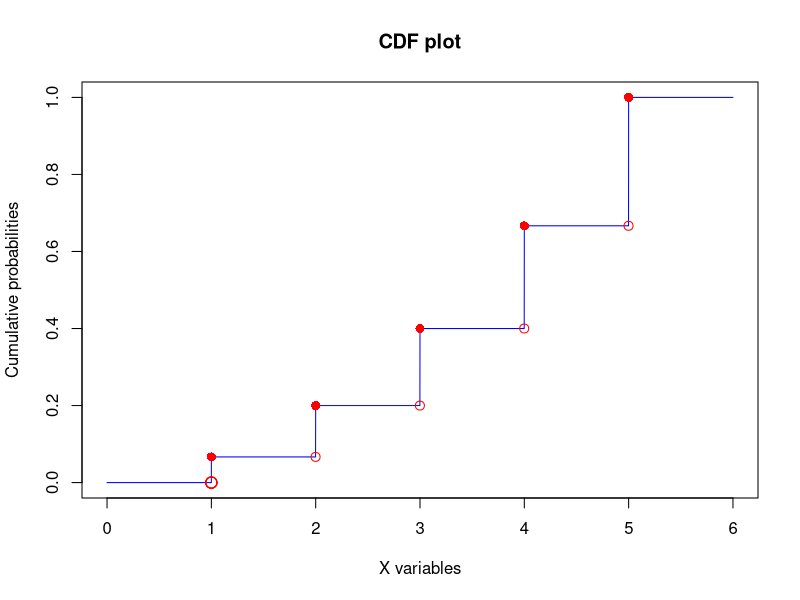

The R source for this figure:
## ---- chunk 1
knitr::opts_chunk$set(echo = TRUE)
## ---- chunk 2

cdf_function_num4 <- function(xrange, coef){
  low <- c(min(xrange)-1)
  upper <- c(max(xrange)+1)
  xrange_ext <- as.data.frame( c(low, xrange, upper) )
  # empty data frame
  table <- data.frame(matrix(nrow = dim(xrange_ext)[1]*2 , ncol = 3))
  
  # loop
  for (i in 1:dim(xrange_ext)[1]){
  # first column (X value)
  table[2*i-1,1] = t(xrange_ext)[i]
  table[2*i,1] = t(xrange_ext)[i+1]-0.001
  table[1,1] = 0 # t(xrange_ext)[1]-1
  table[2,1] = 0.9999 # t(xrange_ext)[1]-0.001
  table[dim(xrange_ext)[1]*2 ,1] = t(xrange_ext)[i]+0.0001
  
  # second col (Y value)
  table[1,2] <- 0
  table[2,2] <- 0 
    if (i >1) {
    table[2*i-1,2] <- coef*(table[2*i-1,1]) + (table[2*i-2, 2])
    table[2*i,2]   <- table[2*i-1, 2]
    }
  table[(dim(xrange_ext)[1]*2)-3 ,2] <- 1
  table[(dim(xrange_ext)[1]*2)-2 ,2] <- 1  
  table[(dim(xrange_ext)[1]*2)-1 ,2] <- 1
  table[dim(xrange_ext)[1]*2 ,2] <- 1
  table[2*i ,3] <- ("include")
  table[2*i-1 ,3] <- ("exclude")
    }
  plot(table[,1], table[,2], type='l', col="blue", main="CDF plot", xlab="X variables", ylab="Cumulative probabilities") 
  
  # pointer creation
  for (j in 2:(dim(xrange_ext)[1]-2)){
   points(table[2*j,1], table[2*j,2], cex=1.2, pch=1, col="red")
   points(table[2*j-1,1], table[2*j-1,2],cex=1.2, pch=16, col="red")
   
   points(table[2,1], table[2,2],cex=1.5, pch=1, col="red")
   points(table[dim(xrange_ext)[1]*2-3 ,1], table[dim(xrange_ext)[1]*2-3, 2], cex=1.2, pch=16, col="red")  
  
  }
}

## ---- chunk 3
cdf_function_num4(1:5, 1/15)
